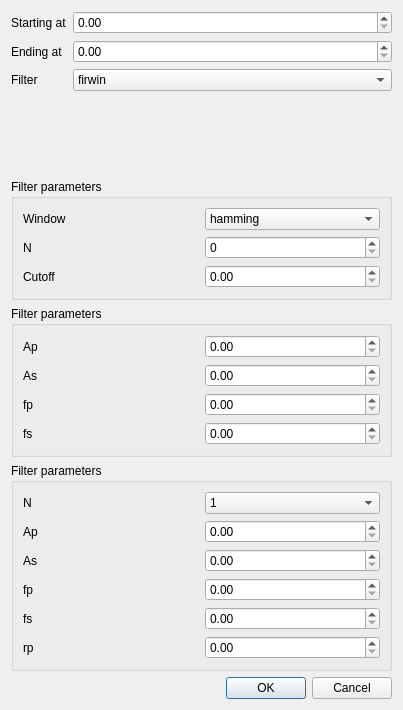
<?xml version="1.0" encoding="UTF-8"?>
<ui version="4.0">
 <class>Dialog</class>
 <widget class="QDialog" name="Dialog">
  <property name="geometry">
   <rect>
    <x>0</x>
    <y>0</y>
    <width>403</width>
    <height>710</height>
   </rect>
  </property>
  <property name="windowTitle">
   <string>Dialog</string>
  </property>
  <layout class="QGridLayout" name="gridLayout_4">
   <item row="2" column="1">
    <widget class="QComboBox" name="filter_choice">
     <item>
      <property name="text">
       <string>firwin</string>
      </property>
     </item>
     <item>
      <property name="text">
       <string>remez</string>
      </property>
     </item>
     <item>
      <property name="text">
       <string>butter</string>
      </property>
     </item>
     <item>
      <property name="text">
       <string>chebyshev</string>
      </property>
     </item>
     <item>
      <property name="text">
       <string>elliptic</string>
      </property>
     </item>
    </widget>
   </item>
   <item row="0" column="1">
    <widget class="QDoubleSpinBox" name="time_i"/>
   </item>
   <item row="1" column="1">
    <widget class="QDoubleSpinBox" name="time_f">
     <property name="maximum">
      <double>999.990000000000009</double>
     </property>
    </widget>
   </item>
   <item row="5" column="1">
    <widget class="QDialogButtonBox" name="buttonBox">
     <property name="orientation">
      <enum>Qt::Horizontal</enum>
     </property>
     <property name="standardButtons">
      <set>QDialogButtonBox::Cancel|QDialogButtonBox::Ok</set>
     </property>
    </widget>
   </item>
   <item row="3" column="0">
    <spacer name="verticalSpacer">
     <property name="orientation">
      <enum>Qt::Vertical</enum>
     </property>
     <property name="sizeHint" stdset="0">
      <size>
       <width>20</width>
       <height>40</height>
      </size>
     </property>
    </spacer>
   </item>
   <item row="0" column="0">
    <widget class="QLabel" name="label">
     <property name="text">
      <string>Starting at</string>
     </property>
    </widget>
   </item>
   <item row="2" column="0">
    <widget class="QLabel" name="label_3">
     <property name="text">
      <string>Filter</string>
     </property>
    </widget>
   </item>
   <item row="1" column="0">
    <widget class="QLabel" name="label_2">
     <property name="text">
      <string>Ending at</string>
     </property>
    </widget>
   </item>
   <item row="4" column="0" colspan="2">
    <layout class="QVBoxLayout" name="verticalLayout">
     <item>
      <widget class="QGroupBox" name="windowGroup">
       <property name="title">
        <string>Filter parameters</string>
       </property>
       <layout class="QGridLayout" name="gridLayout">
        <item row="0" column="0">
         <layout class="QGridLayout" name="window_layout">
          <item row="2" column="0">
           <widget class="QLabel" name="label_6">
            <property name="text">
             <string>Cutoff</string>
            </property>
           </widget>
          </item>
          <item row="1" column="0">
           <widget class="QLabel" name="label_5">
            <property name="text">
             <string>N</string>
            </property>
           </widget>
          </item>
          <item row="0" column="1">
           <widget class="QComboBox" name="window_choice">
            <item>
             <property name="text">
              <string>hamming</string>
             </property>
            </item>
            <item>
             <property name="text">
              <string>hann</string>
             </property>
            </item>
            <item>
             <property name="text">
              <string>blackman</string>
             </property>
            </item>
            <item>
             <property name="text">
              <string>bartlett</string>
             </property>
            </item>
            <item>
             <property name="text">
              <string>rect</string>
             </property>
            </item>
           </widget>
          </item>
          <item row="1" column="1">
           <widget class="QSpinBox" name="window_n">
            <property name="maximum">
             <number>999</number>
            </property>
           </widget>
          </item>
          <item row="2" column="1">
           <widget class="QDoubleSpinBox" name="cutoff"/>
          </item>
          <item row="0" column="0">
           <widget class="QLabel" name="label_4">
            <property name="text">
             <string>Window</string>
            </property>
           </widget>
          </item>
         </layout>
        </item>
       </layout>
      </widget>
     </item>
     <item>
      <widget class="QGroupBox" name="OtherGroup">
       <property name="title">
        <string>Filter parameters</string>
       </property>
       <layout class="QGridLayout" name="gridLayout_2">
        <item row="0" column="0">
         <layout class="QGridLayout" name="normal_layout">
          <item row="0" column="0">
           <widget class="QLabel" name="label_7">
            <property name="text">
             <string>Ap</string>
            </property>
           </widget>
          </item>
          <item row="3" column="0">
           <widget class="QLabel" name="label_11">
            <property name="text">
             <string>fs</string>
            </property>
           </widget>
          </item>
          <item row="1" column="0">
           <widget class="QLabel" name="label_8">
            <property name="text">
             <string>As</string>
            </property>
           </widget>
          </item>
          <item row="2" column="0">
           <widget class="QLabel" name="label_10">
            <property name="text">
             <string>fp</string>
            </property>
           </widget>
          </item>
          <item row="0" column="1">
           <widget class="QDoubleSpinBox" name="Ap"/>
          </item>
          <item row="1" column="1">
           <widget class="QDoubleSpinBox" name="As"/>
          </item>
          <item row="2" column="1">
           <widget class="QDoubleSpinBox" name="fp"/>
          </item>
          <item row="3" column="1">
           <widget class="QDoubleSpinBox" name="fs"/>
          </item>
         </layout>
        </item>
       </layout>
      </widget>
     </item>
     <item>
      <widget class="QGroupBox" name="ChebGroup">
       <property name="title">
        <string>Filter parameters</string>
       </property>
       <layout class="QGridLayout" name="gridLayout_3">
        <item row="0" column="0">
         <layout class="QGridLayout" name="cheb_layout">
          <item row="1" column="0">
           <widget class="QLabel" name="label_9">
            <property name="text">
             <string>Ap</string>
            </property>
           </widget>
          </item>
          <item row="4" column="1">
           <widget class="QDoubleSpinBox" name="chebfs"/>
          </item>
          <item row="2" column="1">
           <widget class="QDoubleSpinBox" name="chebAs"/>
          </item>
          <item row="1" column="1">
           <widget class="QDoubleSpinBox" name="chebAp"/>
          </item>
          <item row="3" column="1">
           <widget class="QDoubleSpinBox" name="chebfp"/>
          </item>
          <item row="4" column="0">
           <widget class="QLabel" name="label_12">
            <property name="text">
             <string>fs</string>
            </property>
           </widget>
          </item>
          <item row="5" column="0">
           <widget class="QLabel" name="label_15">
            <property name="text">
             <string>rp</string>
            </property>
           </widget>
          </item>
          <item row="3" column="0">
           <widget class="QLabel" name="label_14">
            <property name="text">
             <string>fp</string>
            </property>
           </widget>
          </item>
          <item row="2" column="0">
           <widget class="QLabel" name="label_13">
            <property name="text">
             <string>As</string>
            </property>
           </widget>
          </item>
          <item row="0" column="0">
           <widget class="QLabel" name="label_16">
            <property name="text">
             <string>N</string>
            </property>
           </widget>
          </item>
          <item row="0" column="1">
           <widget class="QComboBox" name="chebN">
            <item>
             <property name="text">
              <string>1</string>
             </property>
            </item>
            <item>
             <property name="text">
              <string>2</string>
             </property>
            </item>
           </widget>
          </item>
          <item row="5" column="1">
           <widget class="QDoubleSpinBox" name="chebrp"/>
          </item>
         </layout>
        </item>
       </layout>
      </widget>
     </item>
    </layout>
   </item>
  </layout>
 </widget>
 <resources/>
 <connections>
  <connection>
   <sender>buttonBox</sender>
   <signal>accepted()</signal>
   <receiver>Dialog</receiver>
   <slot>accept()</slot>
   <hints>
    <hint type="sourcelabel">
     <x>248</x>
     <y>254</y>
    </hint>
    <hint type="destinationlabel">
     <x>157</x>
     <y>274</y>
    </hint>
   </hints>
  </connection>
  <connection>
   <sender>buttonBox</sender>
   <signal>rejected()</signal>
   <receiver>Dialog</receiver>
   <slot>reject()</slot>
   <hints>
    <hint type="sourcelabel">
     <x>316</x>
     <y>260</y>
    </hint>
    <hint type="destinationlabel">
     <x>286</x>
     <y>274</y>
    </hint>
   </hints>
  </connection>
 </connections>
</ui>
